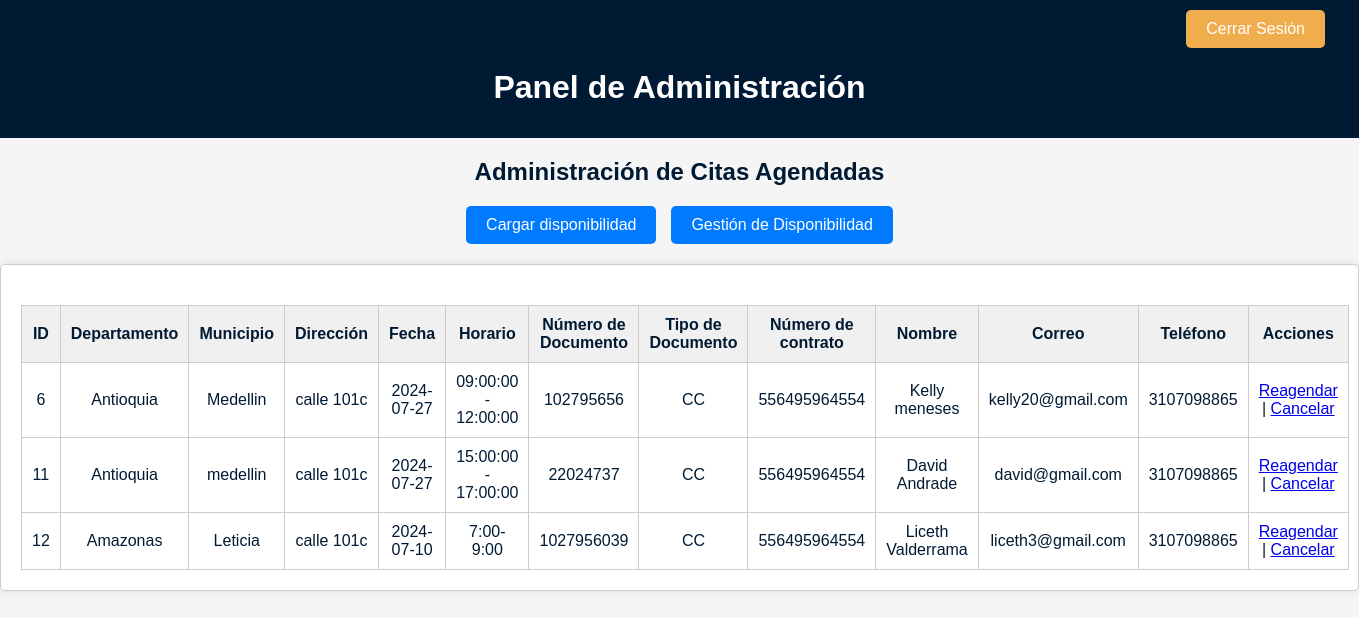
/admin_gestion.php (signed in), run on an earlier commit of the app's database.
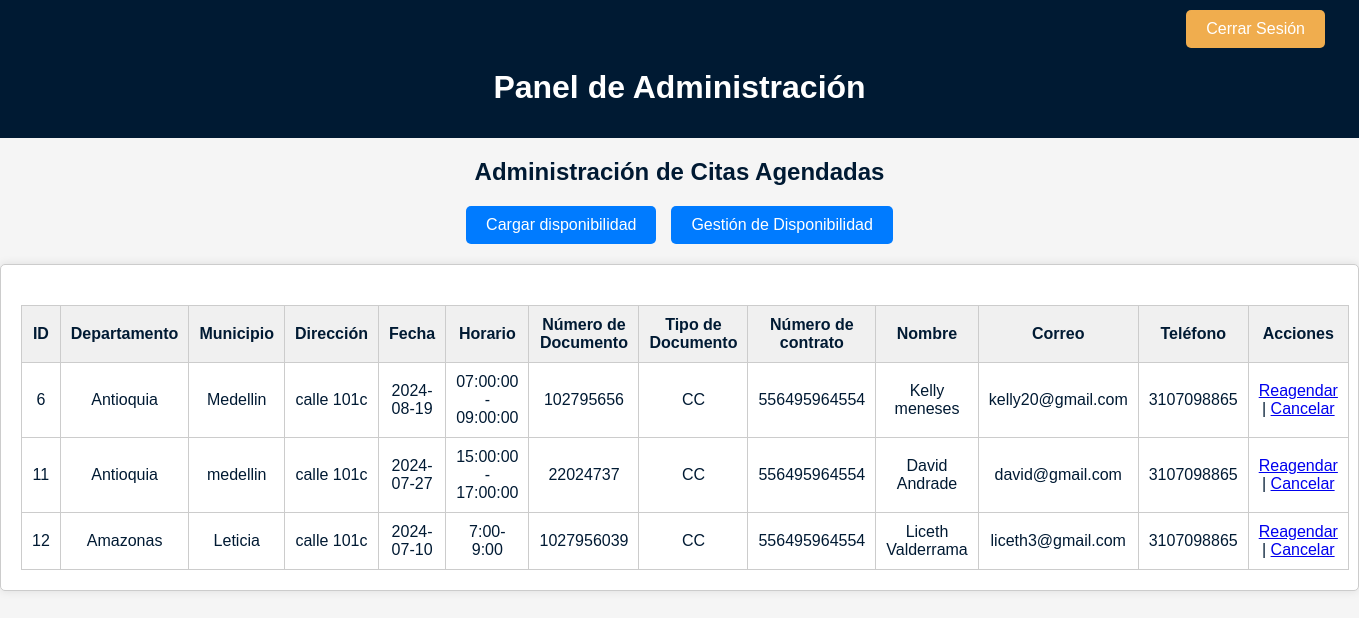
And on a later commit of the database.
### tables this page shows
CREATE TABLE `citas` (
  `id` int(11) NOT NULL,
  `departamento` varchar(100) DEFAULT NULL,
  `municipio` varchar(100) DEFAULT NULL,
  `fecha` date DEFAULT NULL,
  `horario` varchar(20) DEFAULT NULL,
  `numero_documento` varchar(50) DEFAULT NULL,
  `tipo_documento` varchar(20) DEFAULT NULL,
  `nombre` varchar(100) DEFAULT NULL,
  `correo` varchar(100) DEFAULT NULL,
  `movil` varchar(20) DEFAULT NULL,
  `acepto_politica` tinyint(1) DEFAULT NULL,
  `numero_contrato` varchar(50) DEFAULT NULL,
  `direccion` varchar(255) DEFAULT NULL
);

### controlador/conexion.php (called while the page is built, shortened)
<?php
class PDODB
{
    private $servidor;
    private $usuario;
    private $contrasena;
    private $basededatos;
    private $conexion;
    function __construct()
    {
        $this->servidor = "localhost";
        $this->usuario = "root";
        $this->contrasena = "";
        $this->basededatos = "eyc_proyecto_pagina";
    }
    function conectar()
    {
        $opciones = array(
            PDO::MYSQL_ATTR_INIT_COMMAND => "SET NAMES utf8",
            PDO::MYSQL_ATTR_FOUND_ROWS => TRUE
        );
        try {
            $this->conexion = new PDO(
                'mysql:host=' . $this->servidor . ';dbname=' . $this->basededatos,
                $this->usuario,
                $this->contrasena,
                $opciones
            );
            $this->conexion->setAttribute(PDO::ATTR_ERRMODE, PDO::ERRMODE_EXCEPTION);
        } catch (PDOException $e) {
            die("Error en la conexión: " . $e->getMessage());
        }
    }
    function prepare($query)
    {
        try {
            return $this->conexion->prepare($query);
        } catch (PDOException $e) {
            die("Error al preparar la consulta: " . $e->getMessage());
        }
    }
    function consulta($query, $params = array())
    {
        try {
            $statement = $this->prepare($query);
            $statement->execute($params);
            return $statement->fetchAll(PDO::FETCH_ASSOC);
        } catch (PDOException $e) {
            die("Error en la consulta: " . $e->getMessage());
        }
    }
    function close()
    {
        $this->conexion = null;
    }
}
?>

### admin_gestion.php (the view, shortened to what this page needs)
<!DOCTYPE html>
<html lang="es">
<head>
    <link rel="stylesheet" href="./css/admin_gestion.css">
    <link rel="stylesheet" href="https://cdnjs.cloudflare.com/ajax/libs/fullcalendar/3.10.2/fullcalendar.min.css">
</head>
<body>
    <div class="header">
        <button type="button" class="btn btn-warning cerrar" onclick="cerrarSesion()">Cerrar Sesión</button>
        <h1>Panel de Administración</h1>
    </div>
    <h2><center>Administración de Citas Agendadas</center></h2>
    <div class="menu">
        <a href="./cargarDisponibilidad.php">Cargar disponibilidad</a>
        <a href="./admin_disponibilidad.php">Gestión de Disponibilidad</a>
    </div>
    <div class="content">
        <div class="table-container">
            <table>
                <thead>
                    <tr>
                        <th>ID</th>
                        <th>Departamento</th>
                        <th>Municipio</th>
                        <th>Dirección</th>
                        <th>Fecha</th>
                        <th>Horario</th>
                        <th>Número de Documento</th>
                        <th>Tipo de Documento</th>
                        <th>Número de contrato</th>
                        <th>Nombre</th>
                        <th>Correo</th>
                        <th>Teléfono</th>
                        <th>Acciones</th>
                    </tr>
                </thead>
                <tbody id="citas-table">
                    <?php
                    include_once './controlador/conexion.php';
                    $pdo = new PDODB();
                    $pdo->conectar();
                    $query = "SELECT * FROM citas";
                    $citas = $pdo->consulta($query);
                    if ($citas) {
                        foreach ($citas as $cita) {
                            echo "<tr>";
                            echo "<td>" . $cita['id'] . "</td>";
                            echo "<td>" . $cita['departamento'] . "</td>";
                            echo "<td>" . $cita['municipio'] . "</td>";
                            echo "<td>" . $cita['direccion'] . "</td>";
                            echo "<td>" . $cita['fecha'] . "</td>";
                            echo "<td>" . $cita['horario'] . "</td>";
                            echo "<td>" . $cita['numero_documento'] . "</td>";
                            echo "<td>" . $cita['tipo_documento'] . "</td>";
                            echo "<td>" . $cita['numero_contrato'] . "</td>";
                            echo "<td>" . $cita['nombre'] . "</td>";
                            echo "<td>" . $cita['correo'] . "</td>";
                            echo "<td>" . $cita['movil'] . "</td>";
                            echo "<td>";
                            echo "<a href='javascript:void(0);' onclick='reagendar(" . $cita['id'] . ")'>Reagendar</a> | ";
                            echo "<a href='javascript:void(0);' onclick='cancelar(" . $cita['id'] . ")'>Cancelar</a>";
                            echo "</td>";
                            echo "</tr>";
                        }
                    } else {
                        echo "<tr><td colspan='13'>No hay citas agendadas.</td></tr>";
                    }
                    ?>
                </tbody>
            </table>
        </div>
    </div>
</body>
</html>

### css/admin_gestion.css (style rules this page uses)
body { font-family: Arial, sans-serif; background-color: #f5f5f5; color: #001a33; margin: 0; padding: 0; }
.header { background-color: #001a33; color: #fff; text-align: center; padding: 10px 0; margin-bottom: 20px; }
.menu { display: flex; justify-content: center; margin-bottom: 20px; }
.menu a { color: #fff; text-decoration: none; padding: 10px 20px; background-color: #007bff; border-radius: 5px; transition: background-color 0.3s ease; margin-right: 15px; }
.menu a:last-child { margin-right: 0; }
.content { padding: 20px; background-color: #fff; border: 1px solid #ccc; border-radius: 5px; box-shadow: 0 0 10px rgba(0, 0, 0, 0.1); }
.table-container { margin-top: 20px; }
table { width: 100%; border-collapse: collapse; }
table th, table td { padding: 10px; text-align: center; border: 1px solid #ccc; }
table th { background-color: #f0f0f0; }
table td { background-color: #fff; }
.btn { font-family: Arial, sans-serif; font-size: 16px; padding: 10px 20px; border: none; border-radius: 5px; cursor: pointer; transition: background-color 0.3s ease; }
.btn-warning { background-color: #f0ad4e; color: white; }
.cerrar { margin-left: 87%; margin-right: 30px; }

What changed in the data, as far as the page shows it:
changed citas "Medellin": fecha "2024-07-27" → "2024-08-19"; horario "09:00:00 - 12:00:00" → "07:00:00 - 09:00:00"
